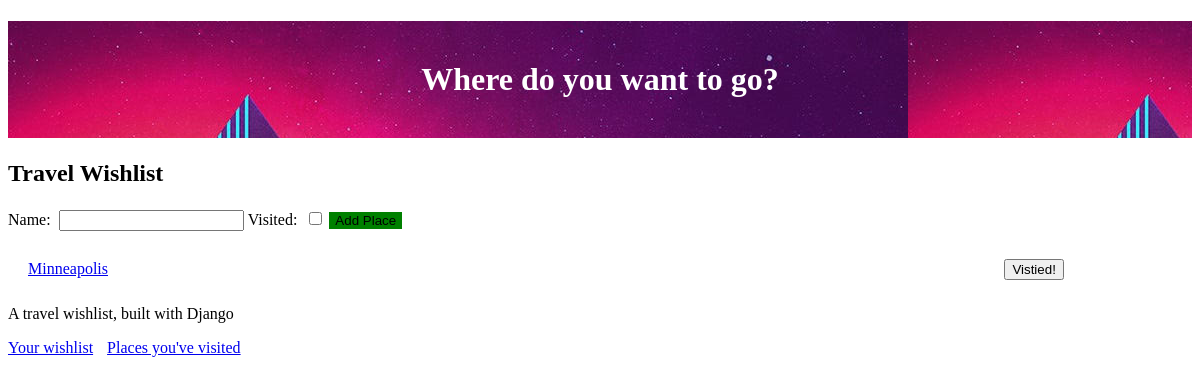
The app's page / (signed in), older data.
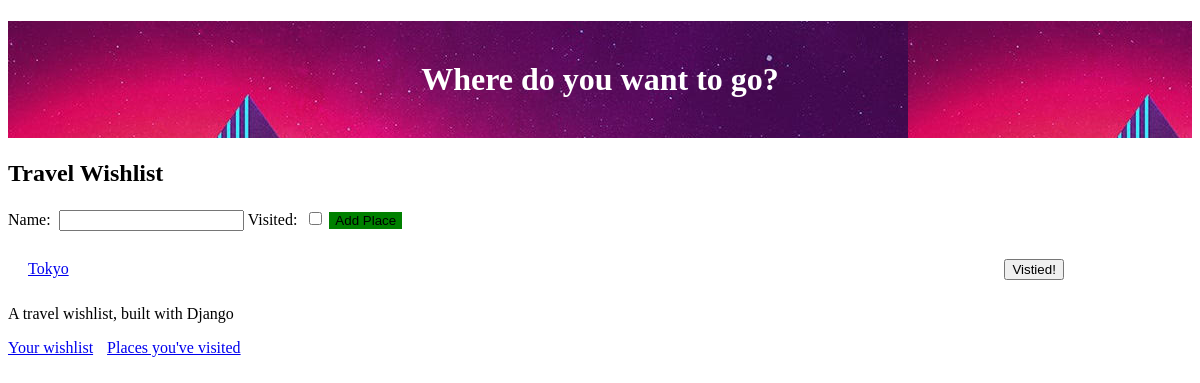
The same page, newer data.
### travel_wishlist/models.py (models this page shows, shortened)
class Place(models.Model):
    user = models.ForeignKey('auth.User', null=False, on_delete=models.CASCADE)
    name = models.CharField(max_length=200)
    visited = models.BooleanField(default=False)
    notes = models.TextField(blank=True, null=True)
    date_visited = models.DateField(blank=True, null=True)
    photo = models.ImageField(upload_to='user_images/', blank=True, null=True)

### travel_wishlist/views.py (the view, shortened to what this page needs)
# urls.py: path('', views.place_list, name='place_list'), # Wishlist
@login_required
def place_list(request):
    places = Place.objects.filter(user=request.user).filter(visited=False).order_by('name')
    new_place_form = NewPlaceForm() # Used to create HTML
    return render(request, 'travel_wishlist/wishlist.html', {'places': places, 'new_place_form': new_place_form})

### travel_wishlist/forms.py
class NewPlaceForm(forms.ModelForm):
    class Meta:
        model = Place
        fields = ('name', 'visited')

### travel_wishlist/templates/travel_wishlist/wishlist.html (shortened to what this page needs)
{% extends 'travel_wishlist/base.html' %}
{% block content %}
<h2>Travel Wishlist</h2>
<form method="POST" action="{% url 'place_list' %}">
    {{new_place_form}}
    <button id="add-new-place" type="submit">Add Place</button>
</form>
{% for place in places %}
<div class="wishlist-place">
    <span id="place-name{{ place.pk }}"class="place-name">
        <a href="{% url 'place_details' place.pk %}">{{ place.name }}</a>
    </span>
    <form class="visited-form" method="POST" action="{% url 'place_was_visited' place.pk %}">
        <button id="visited-button-{{ place.pk }}" type="submit">Vistied!</button>
    </form>
</div>
{% empty %}
<p>You have no places in your wishlist.</p>
{% endfor %}
{% endblock %}

Row changes from the older to the newer data that the page shows:
no longer on this page (row edited): Place: name "Minneapolis"
added Place: name "Tokyo"
